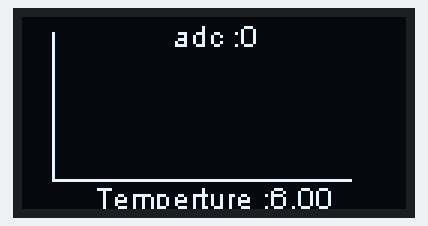
This sketch was run on a simulated ESP32. Shown: 128×64 one-colour display. WiFi joins after 1.5 s; servers stay silent unless stated; web services answer with replies made up by the test bench; not simulated (calls return 0 or success): keys.h; what the sketch prints to the serial monitor is not drawn.

Above: at 1.6 s.
At 15.8 s:
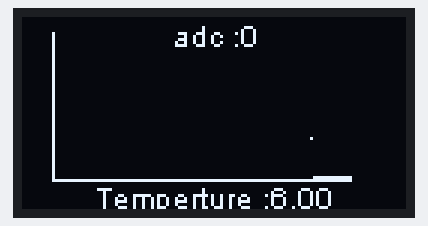
At 32.2 s:
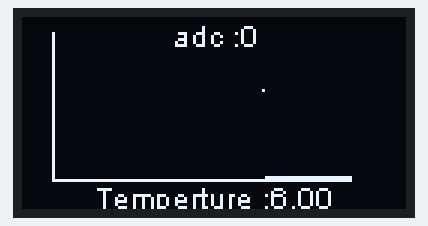

The sketch:

SmokingGrillControl.ino
```cpp
#include "SSD1306Wire.h"
#include <driver/adc.h>

#include "images.h"
#include "keys.h"

#include "esp32-hal.h"

#include <Arduino.h>
#include <WiFi.h>
#include <WiFiMulti.h>
#include <HTTPClient.h>
#include <IOXhop_FirebaseESP32.h>

WiFiMulti wifiMulti;

SSD1306Wire  display(0x3c, 5, 4);

#define ANALOG_PIN_0 25

int demoMode = 0;
int counter = 1;
int adcval = 0;

float temp_celsius;

int dataArray[100];
int currentPointIndex = 0;

void initGraph() {
  display.setColor(WHITE);
  for (int i = 0; i < 100 ; i++)
    dataArray[i] = 0;
}


void setup() {
  Serial.begin(115200);
  Serial.println("Hello");
  Serial.println();


  // Initialising the UI will init the display too.
  display.init();

  display.flipScreenVertically();
  display.setFont(Dialog_plain_7);
  //  pinMode(ANALOG_PIN_0, INPUT);
  adc1_config_width(ADC_WIDTH_12Bit);
  adc1_config_channel_atten(ADC1_CHANNEL_0, ADC_ATTEN_11db);

  WiFi.begin(WIFI_SSID, WIFI_PASSWORD);
  Serial.print("connecting");
  while (WiFi.status() != WL_CONNECTED) {
    Serial.print(".");
    delay(500);
  }

  Serial.println();
  Serial.print("connected: ");
  Serial.println(WiFi.localIP());

  Firebase.begin(FIREBASE_HOST, FIREBASE_AUTH);

  initGraph();
}

void drawImageDemo() {
  // see http://blog.squix.org/2015/05/esp8266-nodemcu-how-to-create-xbm.html
  // on how to create xbm files
  display.drawXbm(34, 14, WiFi_Logo_width, WiFi_Logo_height, WiFi_Logo_bits);

}

void updateDataToCloud(int data, float temperture) {
  if ((wifiMulti.run() == WL_CONNECTED)) {
    HTTPClient http;
    Serial.println("adc : " + String(data));
    http.begin("https://api.thingspeak.com/update?api_key="+ String(THINGSPEAK_KEY) +"&field1=" + String(data) + "&field2=" + String(temperture)); //HTTP
    int httpCode = http.GET();
    http.end();
  }
}
void loop() {

  //    Serial.println("Hello");
  // clear the display
  display.clear();

  display.drawHorizontalLine(10, 54, 100);
  display.drawVerticalLine(10, 5, 50);

  //  adcval = analogRead(ANALOG_PIN_0);
  adcval = adc1_get_voltage(ADC1_CHANNEL_0);


  float voltage = adcval * (3.9 / 4095.0);

  //  int voltage =  adc1_get_voltage(ADC1_CHANNEL_0);
  //  temp_celsius = (voltage - 0.5) * 100 ;
  temp_celsius = (adcval * 0.0424) + 6 ;


  if (counter > 15) {
    updateDataToCloud(adcval, temp_celsius);
    counter = 0;
  }

  display.setTextAlignment(TEXT_ALIGN_CENTER);
  display.setFont(ArialMT_Plain_10);
  //  display.drawString(64, 50, "Temperture :" + String(temp_celsius));
  //  display.drawString(64, 54, "Voltage :" + String(voltage));
  display.drawString(64, 54, "Temperture :" + String(temp_celsius));
  display.drawString(64, 0, "adc :" + String(adcval));
  // draw the current demo method
  //  drawImageDemo();

  updateGraph(temp_celsius / 4);
  display.display();
  //updateGraph((adcval - 568) / 20);

  counter++;
  delay(1000);
}

void updateGraph(int val) {
  dataArray[currentPointIndex] = val ;

  Serial.println("val : " + String(val) + " currentPoint : " + String(55 - dataArray[currentPointIndex]));

  for (int i = 0 ; i < 100 ; i++) {
    int x = i;
    int y = 0;
    if (100 - i < currentPointIndex) {
      y = dataArray[currentPointIndex - (100 - i)] ;
    } else {
      y = dataArray[currentPointIndex + i];
    }
    display.setPixel(x + 10, 54 - y );
  }
  currentPointIndex++;
  if (currentPointIndex >= 99) {
    currentPointIndex = 0;
  }

}
```

Source omitted: images.h (data table, 20692 bytes)
